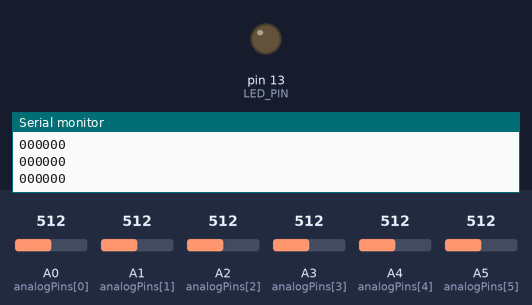
A sketch run on a simulated Arduino Uno, built with avr-gcc and run on an emulated ATmega328P. On the bench: output pins drawn as LEDs (lit = HIGH), the last lines printed to the serial monitor. Inputs (shaded band) come from the test bench; at power-on: A5 (analogPins[5]) = 512, A0 (analogPins[0]) = 512, A1 (analogPins[1]) = 512, A2 (analogPins[2]) = 512, A3 (analogPins[3]) = 512, A4 (analogPins[4]) = 512.

Above: at 1.2 s.
1.3 s: A5 (analogPins[5]) set to 716
At 1.53 s:
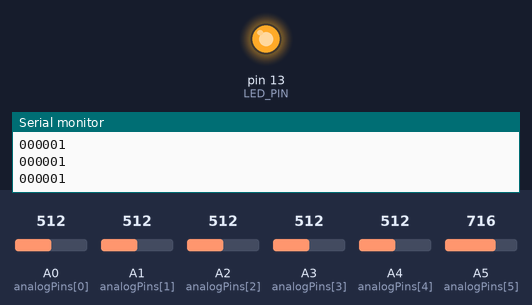
Timing chart, 0 to 4.3 s (numbered marks = the images above; inputs shaded):
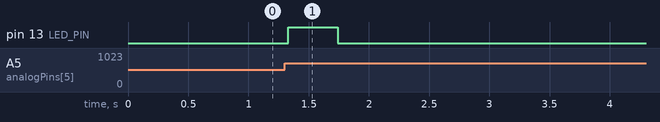

The sketch:

laserharp-sketch.ino
```cpp
/**
 * piano-sketch.ino
 * Author: Bonnie Eisenman
 * twitter.com/brindelle
 *
 * Arduino-side code for taking in inputs from several sensors,
 * and if they pass the thresholds, send information to
 * Serial for processing.
 *
 * This is meant to run on a Teensy, with 8 analog inputs.
 * Make sure to adjust analogPins[] and numAnalogPins below
 * if you want to run this on e.g. an Arduino Uno,
 * which has only 6 analog inputs.
 **/

int LED_PIN = 13;

void setup() {
  Serial.begin(9600);
  calibrate();
  pinMode(LED_PIN, OUTPUT);
}

float analogPins[] = {A0, A1, A2, A3, A4, A5};
int numAnalogPins = 6;
int thresholds[6];

// This value can be tuned depending on sensor installation.
// It will likely vary based on: ambient light conditions;
// positioning of the sensors; resistor values used; etc.
int absoluteThresh = 20;

// Keep track of the last N x H sensor readings,
// where N = number of inputs
// and H = history length.
// This allows us to do smoothing.
int sensorHistory[6][10];

// This is used to cycle through the sensorHistory array
// along the H dimension.
int bufferIndex = 0;

void calibrate() {
  // How many steps' worth of data we use for calibration purposes
  int maxSteps = 10;

  // Begin by accumulating several steps' worth of baseline data
  for (int curStep = 0; curStep < maxSteps; curStep++) {
    for (int pin = 0; pin < numAnalogPins; pin++) {
       thresholds[pin] += analogRead(analogPins[pin]);
    }
  }

  // Average out the baseline readings based on how many input readings we did
  for (int pin = 0; pin < numAnalogPins; pin++) {
    thresholds[pin] = thresholds[pin] / maxSteps;
  }

  // Fill the entire sensorHistory array with baseline data
  for (int i = 0; i < 6; i++) {
    for (int j = 0; j < 10; j++) {
       sensorHistory[i][j] = thresholds[i];
    }
  }
}

void loop() {

  for (int i = 0; i < numAnalogPins; i++) {
    int val = analogRead(analogPins[i]);
    int oldAvg = 0;
    for (int j = 0; j < 10; j++) {
      oldAvg += sensorHistory[i][j];
    }
    oldAvg = oldAvg / 10;

    if (val > oldAvg + absoluteThresh) {
       Serial.print(1);
       digitalWrite(LED_PIN, HIGH);
    }
    else {
      Serial.print(0);
      digitalWrite(LED_PIN, LOW);
    }
    sensorHistory[i][bufferIndex] = val;
   }
  bufferIndex = (bufferIndex + 1) % 10;
  Serial.println();
  delay(40);
}
```

Measured:
- after the input at 1.3 s, pin 13 (LED_PIN): LOW → HIGH at once, → LOW 0.41 s later
